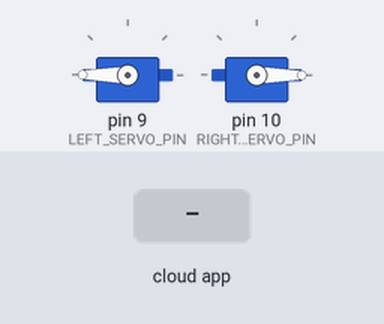
This sketch was run on a simulated Arduino Uno, built with avr-gcc and run on an emulated ATmega328P. On the bench: 2 × servo. The test bench sets the inputs (shaded band). The ROS host is connected and sends only what is stated.

Above: at 1.2 s.
1.3 s: the phone or cloud app sets arduino_commands to forward
At 2.7 s:
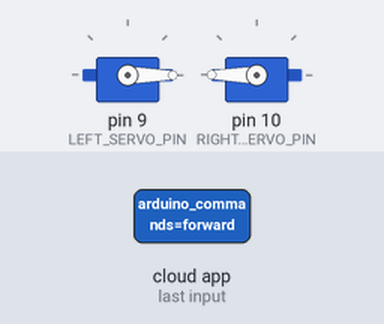
3.0 s: the phone or cloud app sets arduino_commands to left
At 4.1 s:
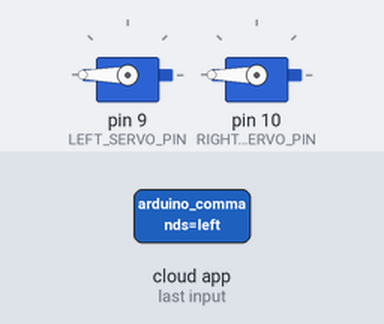
4.7 s: the phone or cloud app sets arduino_commands to right
At 5.4 s:
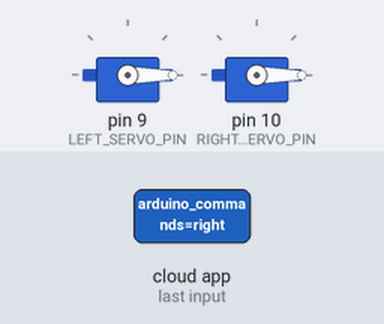
6.4 s: the phone or cloud app sets arduino_commands to halfleft
At 7.8 s:
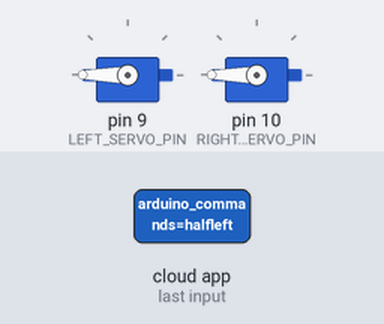
8.1 s: the phone or cloud app sets arduino_commands to halfright
At 9.3 s:
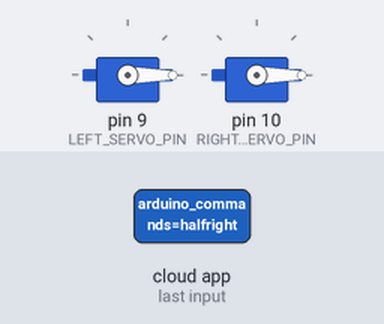
Timing chart, 0 to 10.8 s (numbered marks = the images above; inputs shaded):
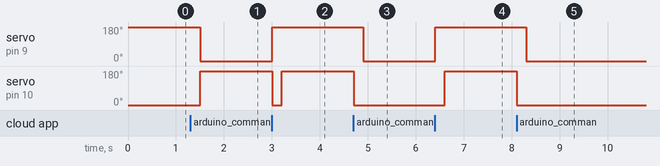

Measured:
- after the input at 1.3 s, servo on pin 9 (LEFT_SERVO_PIN): 180° → 0° after 0.20 s; servo on pin 10 (RIGHT_SERVO_PIN): 0° → 180° after 0.20 s
- after the input at 3.0 s, servo on pin 9 (LEFT_SERVO_PIN): 0° → 180° at once; servo on pin 10 (RIGHT_SERVO_PIN): 180° → 0° at once, → 180° 0.20 s later
- after the input at 4.7 s, servo on pin 9 (LEFT_SERVO_PIN): 180° → 0° after 0.20 s; servo on pin 10 (RIGHT_SERVO_PIN): 180° → 0° at once
- after the input at 6.4 s, servo on pin 9 (LEFT_SERVO_PIN): 0° → 180° at once; servo on pin 10 (RIGHT_SERVO_PIN): 0° → 180° after 0.21 s
- after the input at 8.1 s, servo on pin 9 (LEFT_SERVO_PIN): 180° → 0° after 0.21 s; servo on pin 10 (RIGHT_SERVO_PIN): 180° → 0° at once

The sketch:

ROS_Pulling.ino
```cpp
#include <Servo.h>
#include <ros.h>
#include <std_msgs/String.h>

#define LEFT_SERVO_PIN  9
#define RIGHT_SERVO_PIN 10

Servo leftServo;
Servo rightServo;

ros::NodeHandle nh;

void commandCallback(const std_msgs::String &msg) {
  if (strcmp(msg.data, "forward") == 0) {
    leftServo.write(180);
    rightServo.write(0);
    delay(200);
    leftServo.write(0);
    rightServo.write(180);
  }
  else if (strcmp(msg.data, "left") == 0 || strcmp(msg.data, "halfleft") == 0) {
    leftServo.write(180);
    rightServo.write(0);
    delay(200);
    leftServo.write(180);
    rightServo.write(180);
  }
  else if (strcmp(msg.data, "right") == 0 || strcmp(msg.data, "halfright") == 0) {
    leftServo.write(180);
    rightServo.write(0);
    delay(200);
    leftServo.write(0);
    rightServo.write(0);
  }
  else if (strcmp(msg.data, "stop") == 0) {
    leftServo.write(180);
    rightServo.write(0);
  }
  else {
    nh.loginfo("Unknown command received");
  }
}

ros::Subscriber<std_msgs::String> sub("arduino_commands", commandCallback);

void setup() {
  leftServo.attach(LEFT_SERVO_PIN);
  rightServo.attach(RIGHT_SERVO_PIN);

  leftServo.write(180);
  rightServo.write(0);

  nh.initNode();
  nh.subscribe(sub);
}

void loop() {
  nh.spinOnce();
  delay(10);
}
```
